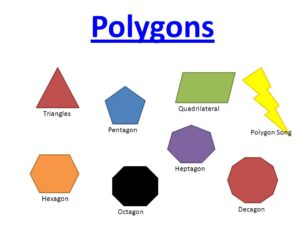
#> input picture resources/shapes.jpg, 300 x 225 px
$ python chapter6.py
#> lines starting #> are read from the running program, lines starting #| are printed output that depends on the picture; after the words box and inside, x2 and y2 are one past the last pixel; in counts of white or black regions, pixels touching at a corner belong together
# shape detection

import cv2 as cv
import numpy as np

path = "resources/shapes.jpg"
img = cv.imread(path)
#> img is the input picture: shape (225, 300, 3); mean B, G, R 223.7, 224.8, 230.2
imgContour = img.copy()
def stackImages(scale,imgArray):
    rows = len(imgArray)
    cols = len(imgArray[0])
    rowsAvailable = isinstance(imgArray[0], list)
    width = imgArray[0][0].shape[1]
    height = imgArray[0][0].shape[0]
    if rowsAvailable:
        for x in range ( 0, rows):
            for y in range(0, cols):
                if imgArray[x][y].shape[:2] == imgArray[0][0].shape [:2]:
                    imgArray[x][y] = cv.resize(imgArray[x][y], (0, 0), None, scale, scale)
                else:
                    imgArray[x][y] = cv.resize(imgArray[x][y], (imgArray[0][0].shape[1], imgArray[0][0].shape[0]), None, scale, scale)
                if len(imgArray[x][y].shape) == 2: imgArray[x][y]= cv.cvtColor( imgArray[x][y], cv.COLOR_GRAY2BGR)
        imageBlank = np.zeros((height, width, 3), np.uint8)
        hor = [imageBlank]*rows
        hor_con = [imageBlank] * rows
        for x in range(0, rows):
            hor[x] = np.hstack(imgArray[x])
        ver = np.vstack(hor)
    else:
        for x in range(0, rows):
            if imgArray[x].shape[:2] == imgArray[0].shape[:2]:
                imgArray[x] = cv.resize(imgArray[x], (0, 0), None, scale, scale)
            else:
                imgArray[x] = cv.resize(imgArray[x], (imgArray[0].shape[1], imgArray[0].shape[0]), None,scale, scale)
            if len(imgArray[x].shape) == 2: imgArray[x] = cv.cvtColor(imgArray[x], cv.COLOR_GRAY2BGR)
        hor= np.hstack(imgArray)
        ver = hor
    return ver

def getContours(img):
    contours, hierarchy = cv.findContours(img, cv.RETR_EXTERNAL, cv.CHAIN_APPROX_NONE)
    for cnt in contours:
        area = cv.contourArea(cnt)
        if area > 100:
            cv.drawContours(imgContour, cnt, -1, (255, 0, 0), 3)
            peri = cv.arcLength(cnt, True)
            print(peri)
            approx = cv.approxPolyDP(cnt, 0.02 * peri, True)
            print(len(approx))

            objCor = len(approx)
            x, y, w, h = cv.boundingRect(approx)

            if objCor == 3:
                objectType = "Tri"
            elif objCor == 4:
                aspectRatio = w / float(h)
                if aspectRatio > 0.95 and aspectRatio < 1.05:
                    objectType = "Square"
                else:
                    objectType = "Rect"
            elif objCor > 8:
                objectType = "Circle"
            else:
                objectType = "None"
            cv.rectangle(imgContour, (x, y), (x + w, y + h), (0.255,0), 2)
            cv.putText(imgContour, objectType, (x + (w // 2) - 10, y + (h // 2) - 10), cv.FONT_HERSHEY_COMPLEX, 0.5,
                       (0, 0, 0), 2)

imgGrey = cv.cvtColor(img, cv.COLOR_BGR2GRAY)
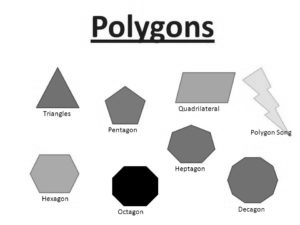
#> imgGrey: shape (225, 300); min 0, max 255, mean 226.3
imgBlur = cv.GaussianBlur(imgGrey, (7,7), 1)
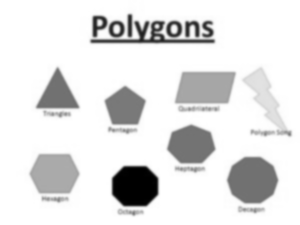
#> imgBlur: shape (225, 300); min 0, max 255, mean 226.3
imgCanny = cv.Canny(imgBlur, 50, 50)
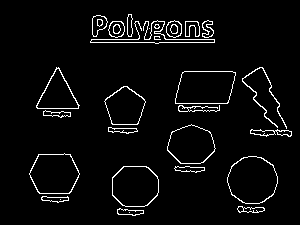
#> imgCanny: shape (225, 300); 4.2% white in thin lines or dots, all inside (x1, y1, x2, y2) = (29, 14, 292, 216)
getContours(imgCanny)
#> in getContours, `contours, hierarchy = cv.findContours(img, cv.RETR_EXTERNAL, cv.CHAIN_..`: contours = 26 contours, 3 with area under 20; largest, box (x1, y1, x2, y2) and area: (227, 156, 278, 204) 1850, (175, 71, 236, 104) 1710, (29, 153, 80, 194) 1604, (112, 166, 159, 207) 1578, (167, 124, 216, 164) 1404
#> the loop in getContours, `for cnt in contours:` made 26 passes
#> (area, peri, approx, objCor, x, y, w, h) on pass 14: (1710.5, 174, [[182, 72], [175, 103], [228, 102], [235, 72]], 4, 175, 72, 61, 32)
#> (area, peri, approx, objCor, x, y, w, h) on pass 16: (961.5, 143.6, [[56, 67], [36, 107], [78, 108]], 3, 36, 67, 43, 42)
#> (printed output is left out)
#> after the loop in getContours, `for cnt in contours:`:
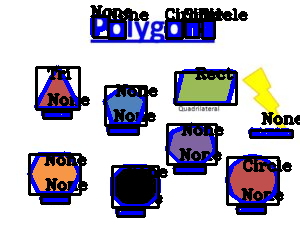
#> imgContour: shape (225, 300, 3); mean B, G, R 194.9, 181.9, 185
imgBlank = np.zeros_like(img)
imgStack = stackImages(1, ([img, imgGrey, imgBlur],
                             [imgCanny, imgContour, imgBlank]))
#> after the loop in stackImages, `for x in range(0, rows):`: hor = 2 items
#> in stackImages, `ver = np.vstack(hor)`:
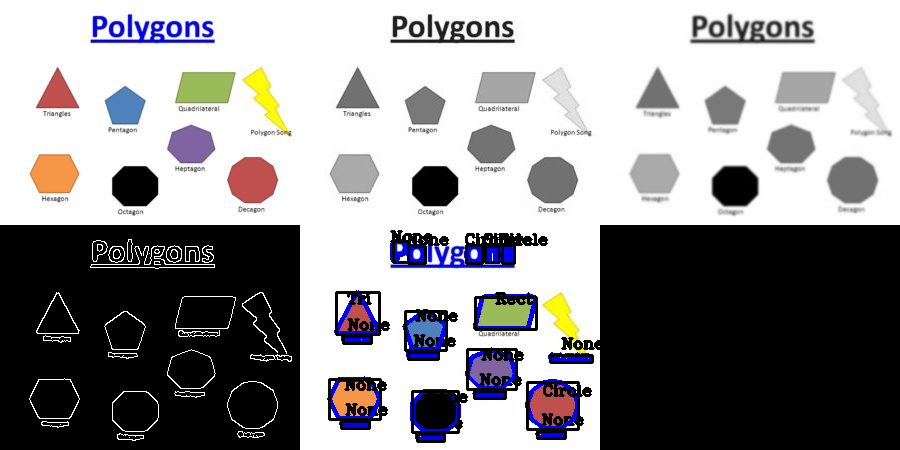
#> ver: shape (450, 900, 3); mean of channels 0, 1, 2 147, 145, 146.4; drawn as B, G, R

cv.imshow("Stack", imgStack)
cv.waitKey(0)

$ run again, with resources/cards.jpg copied over resources/shapes.jpg
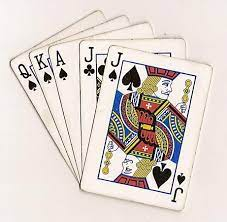
#> input picture resources/cards.jpg, 227 x 222 px
#> img is the input picture: shape (222, 227, 3); mean B, G, R 205, 210.5, 220.1
#> `imgCanny = cv.Canny(imgBlur, 50, 50)`:
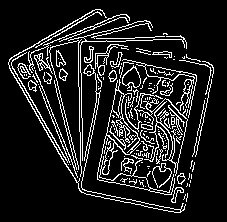
#> imgCanny: shape (222, 227); 12.8% white in thin lines or dots, all inside (x1, y1, x2, y2) = (8, 9, 214, 213)
#> contours = 143 contours, 118 with area under 20; largest, box (x1, y1, x2, y2) and area: (97, 79, 175, 195) 1755, (122, 65, 141, 89) 247, (8, 9, 186, 213) 198, (122, 59, 197, 118) 140, (125, 93, 188, 176) 126
#> the loop in getContours, `for cnt in contours:` made 143 passes
#> (area, peri, objCor, x, y, w, h) on passes 75, 95, 113, 121, 126, 136, 143: (125.5, 1199.3, 11, 126, 93, 62, 83), (1755, 729.8, 12, 97, 79, 78, 116), (247, 82.08, 9, 122, 65, 19, 24), (139.5, 586.9, 10, 122, 60, 74, 58), (108.5, 99.15, 10, 34, 53, 19, 21), (101, 211.5, 14, 95, 44, 33, 32), (198.5, 1491.8, 10, 9, 10, 176, 203)
#> (printed output is left out)
#> after the loop in stackImages, `for x in range(0, rows):`: hor = 2 items
#> in stackImages, `ver = np.vstack(hor)`:
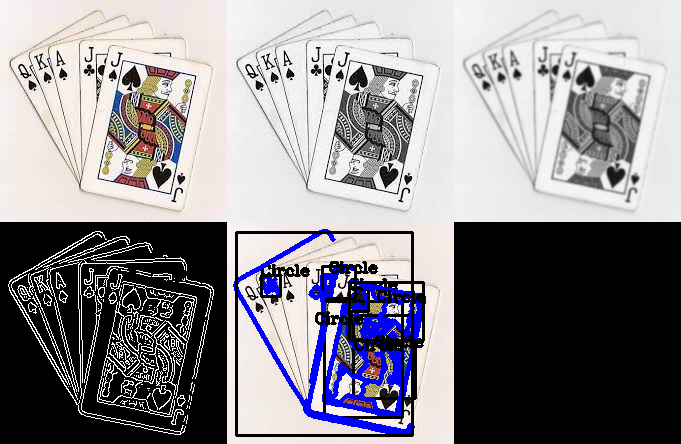
#> ver: shape (444, 681, 3); mean of channels 0, 1, 2 142.4, 137.5, 140.3; drawn as B, G, R
